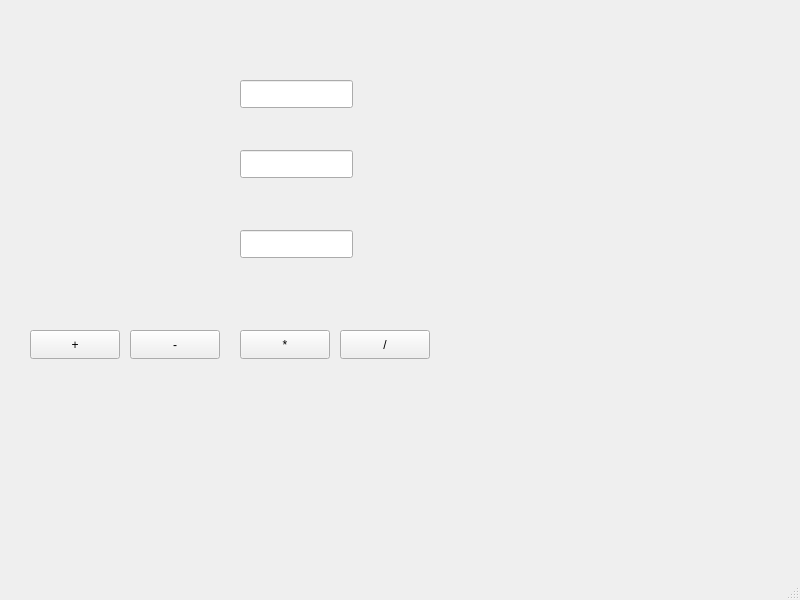
<?xml version="1.0" encoding="UTF-8"?>
<ui version="4.0">
 <class>MainWindow</class>
 <widget class="QMainWindow" name="MainWindow">
  <property name="geometry">
   <rect>
    <x>0</x>
    <y>0</y>
    <width>800</width>
    <height>600</height>
   </rect>
  </property>
  <property name="windowTitle">
   <string>MainWindow</string>
  </property>
  <widget class="QWidget" name="centralwidget">
   <widget class="QLineEdit" name="lineEdit">
    <property name="geometry">
     <rect>
      <x>240</x>
      <y>80</y>
      <width>113</width>
      <height>28</height>
     </rect>
    </property>
   </widget>
   <widget class="QLineEdit" name="lineEdit_2">
    <property name="geometry">
     <rect>
      <x>240</x>
      <y>150</y>
      <width>113</width>
      <height>28</height>
     </rect>
    </property>
   </widget>
   <widget class="QLineEdit" name="lineEdit_3">
    <property name="geometry">
     <rect>
      <x>240</x>
      <y>230</y>
      <width>113</width>
      <height>28</height>
     </rect>
    </property>
   </widget>
   <widget class="QPushButton" name="pushButton">
    <property name="geometry">
     <rect>
      <x>30</x>
      <y>330</y>
      <width>90</width>
      <height>29</height>
     </rect>
    </property>
    <property name="text">
     <string>+</string>
    </property>
   </widget>
   <widget class="QPushButton" name="pushButton_2">
    <property name="geometry">
     <rect>
      <x>130</x>
      <y>330</y>
      <width>90</width>
      <height>29</height>
     </rect>
    </property>
    <property name="text">
     <string>-</string>
    </property>
   </widget>
   <widget class="QPushButton" name="pushButton_3">
    <property name="geometry">
     <rect>
      <x>240</x>
      <y>330</y>
      <width>90</width>
      <height>29</height>
     </rect>
    </property>
    <property name="text">
     <string>*</string>
    </property>
   </widget>
   <widget class="QPushButton" name="pushButton_4">
    <property name="geometry">
     <rect>
      <x>340</x>
      <y>330</y>
      <width>90</width>
      <height>29</height>
     </rect>
    </property>
    <property name="text">
     <string>/</string>
    </property>
   </widget>
  </widget>
  <widget class="QMenuBar" name="menubar">
   <property name="geometry">
    <rect>
     <x>0</x>
     <y>0</y>
     <width>800</width>
     <height>25</height>
    </rect>
   </property>
  </widget>
  <widget class="QStatusBar" name="statusbar"/>
 </widget>
 <resources/>
 <connections/>
</ui>
